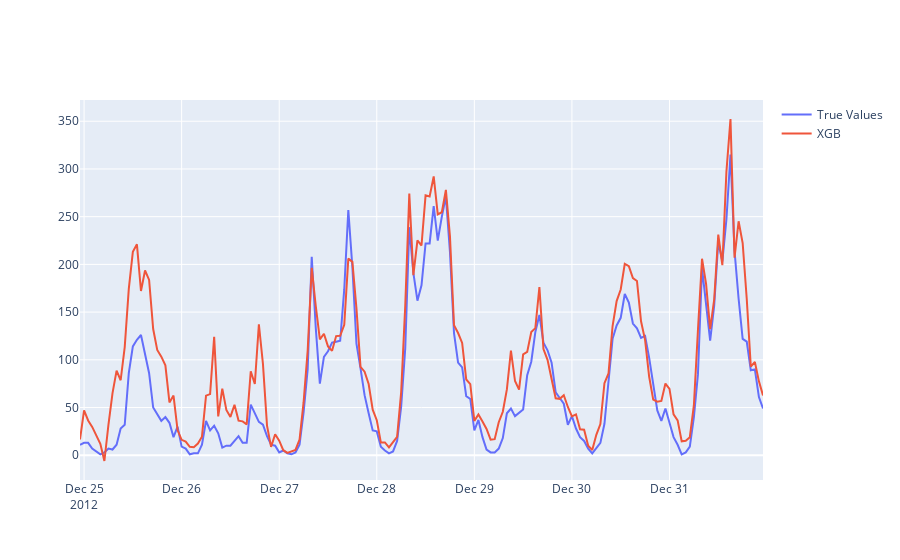

Write notebook code for a chart like this one.
### Code cell
def plot_pred(model_name:str, model_preds):
    fig = go.Figure()
    fig.add_trace(go.Scatter(x=bike_data.index[-evalution_window:], y=y_eval, mode='lines', name='True Values'))
    fig.add_trace(go.Scatter(x=bike_data.index[-evalution_window:], y=model_preds, mode='lines', name=model_name))

    
    return fig.show()


plot_pred('XGB', preds_finalmodel)

### Figure 1 — Plotly figure (JSON) as saved in the notebook; plotly's stock layout.template omitted (floating-point values rounded to 4 significant figures; data arrays with more than 128 entries replaced by an {"elided": "..."} marker saying what was removed)
{"data": [{"mode": "lines", "name": "True Values", "type": "scatter", "x": {"elided": "168 str values"}, "y": {"elided": "168 int values"}}, {"mode": "lines", "name": "XGB", "type": "scatter", "x": {"elided": "168 str values"}, "y": {"elided": "168 float values"}}], "layout": {}}
